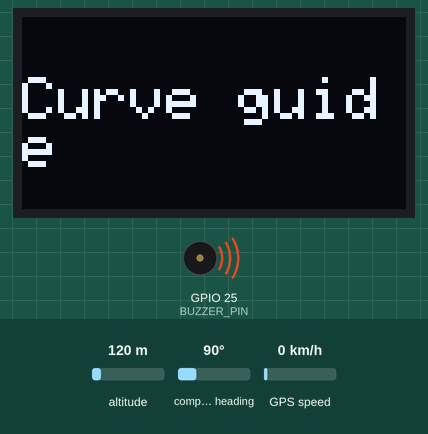
A sketch run on a simulated ESP32. On the bench: 128×64 one-colour display, buzzer (waves = sounding, pin HIGH). The inputs (shaded band) are chosen by the test bench; at power-on: altitude 120 m, compass heading 90°, GPS speed 0 km/h. The GPS gets a fix after 3 s at 37.7749, -122.4194 with 8 satellites.

Above: at 0.1 s.
At 1.3 s:
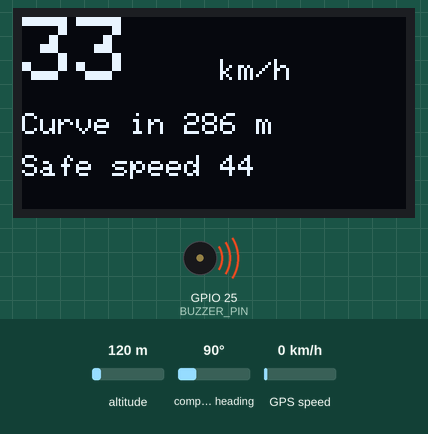
At 13.9 s:
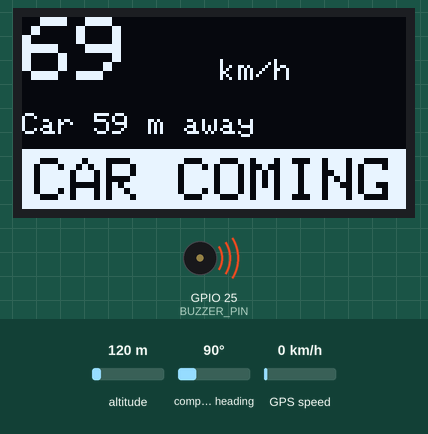
At 27.2 s:
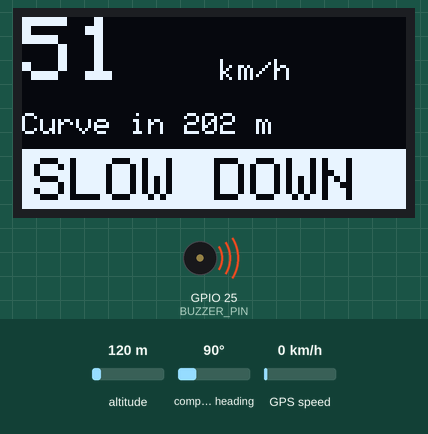
Timing chart, 0 to 40.0 s (numbered marks = the images above):
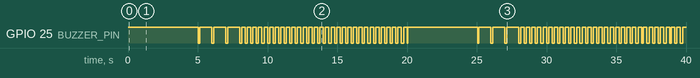

Measured:
- by itself, GPIO 25 (BUZZER_PIN): HIGH → LOW at 5.0 s, → HIGH 0.10 s later, → LOW 0.85 s later, → HIGH 0.15 s later, … (134 changes in this stretch)
- what the display in image 1 shows lasts 0.7 s, from 1.3 s to 2.0 s
- what the display in image 2 shows lasts 1.0 s, from 13.1 s to 14.1 s

The sketch:

curve_guide_radio.ino
```cpp
/*
  Curve Guide + Car Detection (ESP32, NEO-6M GPS, SSD1306 OLED, buzzer)

  WIRING (same as before)
    3V3 -> GPS VCC, OLED VCC, buzzer VCC      GND -> all GND
    GPIO 21 -> OLED SDA      GPIO 22 -> OLED SCL
    GPIO 16 -> GPS TX        GPIO 17 -> GPS RX
    GPIO 25 -> buzzer I/O

  LIBRARIES: TinyGPSPlus, Adafruit SSD1306, Adafruit GFX Library
  (WiFi and ESP-NOW come built into the ESP32 board package.)
  BOARD: "ESP32 Dev Module"

  HOW CAR DETECTION WORKS
    Every second each device broadcasts: id, position, speed, heading.
    Every device also listens. If another car is within ALERT_M metres and
    getting closer, the screen shows CAR COMING and the buzzer beeps fast.
    Both cars must run this same code.
*/
#include <Wire.h>
#include <Adafruit_GFX.h>
#include <Adafruit_SSD1306.h>
#include <TinyGPSPlus.h>
#include <WiFi.h>
#include <esp_now.h>

#define SIM_MODE 1        // 1 = fake speed, curve and car (desk test). Set 0 for the car.
#define BUZZER_PIN 25
#define BUZZER_ON  LOW    // low-level-trigger module: LOW = sound. Swap if yours is opposite.
#define BUZZER_OFF HIGH
#define GPS_RX 16
#define GPS_TX 17

const float LAT_ACCEL = 2.5;   // comfortable sideways acceleration, m/s^2
const float LOOK_M    = 350;   // curve look-ahead, metres
const float CONE_DEG  = 45;    // curve must be within this angle of your heading
const float ALERT_M   = 100;   // car alert distance, metres
const unsigned long CAR_TIMEOUT_MS = 3000;  // forget a car after this long with no message
const uint32_t MAGIC = 0xC47E0001;          // marks our messages

struct Curve { double lat, lon; float radius; };
// Replace with real curve points: latitude, longitude, estimated radius in metres.
Curve curves[] = {
  {0.0, 0.0, 80},
};
const int N = sizeof(curves) / sizeof(curves[0]);

struct __attribute__((packed)) Packet { uint32_t magic; uint32_t id; double lat; double lon; float kmh; float hdg; };
struct Other { uint32_t id; double lat, lon; float kmh, hdg; unsigned long seen; };
Other others[8];
uint32_t myId;

Adafruit_SSD1306 oled(128, 64, &Wire, -1);
TinyGPSPlus gps;
HardwareSerial gpsSerial(2);
bool over = false, carAlert = false;
unsigned long lastDraw = 0, lastSend = 0;

// ---------- radio ----------
void storePacket(const uint8_t *data, int len) {
  if (len != (int)sizeof(Packet)) return;
  Packet p;
  memcpy(&p, data, sizeof(p));
  if (p.magic != MAGIC || p.id == myId) return;
  int slot = -1;
  for (int i = 0; i < 8; i++) if (others[i].seen && others[i].id == p.id) { slot = i; break; }
  if (slot < 0) for (int i = 0; i < 8; i++)
    if (!others[i].seen || millis() - others[i].seen > CAR_TIMEOUT_MS) { slot = i; break; }
  if (slot < 0) slot = 0;
  others[slot] = {p.id, p.lat, p.lon, p.kmh, p.hdg, millis()};
}

#if ESP_ARDUINO_VERSION_MAJOR >= 3
void onRecv(const esp_now_recv_info_t *info, const uint8_t *data, int len) { storePacket(data, len); }
#else
void onRecv(const uint8_t *mac, const uint8_t *data, int len) { storePacket(data, len); }
#endif

void sendPing(double lat, double lon, float kmh, float hdg) {
  Packet p = {MAGIC, myId, lat, lon, kmh, hdg};
  uint8_t bc[6] = {0xFF, 0xFF, 0xFF, 0xFF, 0xFF, 0xFF};
  esp_now_send(bc, (uint8_t *)&p, sizeof(p));
}

// Nearest car within ALERT_M that is getting closer.
bool findCar(double lat, double lon, float kmh, double hdg, float &dist) {
  bool found = false;
  dist = ALERT_M + 1;
  float v = (kmh > 3) ? kmh / 3.6 : 0;
  double mvx = v * sin(radians(hdg)), mvy = v * cos(radians(hdg));
  for (int i = 0; i < 8; i++) {
    Other &o = others[i];
    if (!o.seen || millis() - o.seen > CAR_TIMEOUT_MS) continue;
    double d = TinyGPSPlus::distanceBetween(lat, lon, o.lat, o.lon);
    if (d > ALERT_M || d < 1) continue;
    double brg = radians(TinyGPSPlus::courseTo(lat, lon, o.lat, o.lon));
    double dx = d * sin(brg), dy = d * cos(brg);
    float ov = (o.kmh > 3) ? o.kmh / 3.6 : 0;
    double rvx = ov * sin(radians(o.hdg)) - mvx, rvy = ov * cos(radians(o.hdg)) - mvy;
    double closing = -(dx * rvx + dy * rvy) / d;   // metres per second, positive = getting closer
    if (closing > 1.0 && d < dist) { dist = d; found = true; }
  }
  return found;
}

// ---------- curves ----------
bool findCurve(double lat, double lon, double hdg, float &d, float &r) {
  bool found = false;
  d = LOOK_M;
  for (int i = 0; i < N; i++) {
    double dd = TinyGPSPlus::distanceBetween(lat, lon, curves[i].lat, curves[i].lon);
    if (dd > LOOK_M) continue;
    double brg = TinyGPSPlus::courseTo(lat, lon, curves[i].lat, curves[i].lon);
    double diff = fabs(fmod(brg - hdg + 540.0, 360.0) - 180.0);
    if (diff <= CONE_DEG && dd < d) { d = dd; r = curves[i].radius; found = true; }
  }
  return found;
}

// ---------- buzzer ----------
void handleBeep() {
  bool on = false;
  if (carAlert) on = (millis() % 400) < 150;      // fast beeps = car coming
  else if (over) on = (millis() % 1000) < 150;    // slow beeps = too fast for curve
  digitalWrite(BUZZER_PIN, on ? BUZZER_ON : BUZZER_OFF);
}

void setup() {
  pinMode(BUZZER_PIN, OUTPUT);
  digitalWrite(BUZZER_PIN, BUZZER_OFF);
  Wire.begin(21, 22);
  if (!oled.begin(SSD1306_SWITCHCAPVCC, 0x3C)) { while (true) delay(1000); }
  gpsSerial.begin(9600, SERIAL_8N1, GPS_RX, GPS_TX);
  myId = (uint32_t)ESP.getEfuseMac();

  WiFi.mode(WIFI_STA);
  if (esp_now_init() == ESP_OK) {
    esp_now_register_recv_cb(onRecv);
    esp_now_peer_info_t peer = {};
    memset(peer.peer_addr, 0xFF, 6);
    peer.channel = 0;
    peer.encrypt = false;
    esp_now_add_peer(&peer);
  }

  oled.clearDisplay();
  oled.setTextColor(WHITE);
  oled.setTextSize(2);
  oled.setCursor(0, 20);
  oled.print("Curve guide");
  oled.display();
  delay(1200);
}

void loop() {
  while (gpsSerial.available()) gps.encode(gpsSerial.read());
  handleBeep();
  if (millis() - lastDraw < 250) return;
  lastDraw = millis();

  float kmh = 0, d = 0, r = 0, carD = 0;
  bool fix = false, found = false, car = false;

#if SIM_MODE
  unsigned long t = (millis() / 1000) % 20;
  kmh = 30 + t * 3.0; d = 300 - t * 14; r = 60; fix = true; found = true;
  carD = 150 - t * 7; car = carD < ALERT_M;
#else
  fix = gps.location.isValid() && gps.location.age() < 3000;
  if (fix) {
    double lat = gps.location.lat(), lon = gps.location.lng();
    kmh = gps.speed.kmph();
    double hdg = (kmh > 3 && gps.course.isValid()) ? gps.course.deg() : 0;
    if (kmh > 3 && gps.course.isValid()) found = findCurve(lat, lon, hdg, d, r);
    car = findCar(lat, lon, kmh, hdg, carD);
    if (millis() - lastSend >= 1000) { lastSend = millis(); sendPing(lat, lon, kmh, hdg); }
  }
#endif

  float safeKmh = found ? sqrt(LAT_ACCEL * r) * 3.6 : 0;
  over = found && kmh > safeKmh;
  carAlert = car;

  oled.clearDisplay();
  oled.setTextColor(WHITE);
  if (!fix) {
    oled.setTextSize(1);
    oled.setCursor(0, 12); oled.print("Waiting for GPS...");
    oled.setCursor(0, 28); oled.print("Satellites: "); oled.print(gps.satellites.value());
  } else {
    oled.setTextSize(3);
    oled.setCursor(0, 0); oled.print((int)kmh);
    oled.setTextSize(1);
    oled.setCursor(66, 14); oled.print("km/h");
    oled.setCursor(0, 32);
    if (carAlert) { oled.print("Car "); oled.print((int)carD); oled.print(" m away"); }
    else if (found) { oled.print("Curve in "); oled.print((int)d); oled.print(" m"); }
    else oled.print("Road clear");
    if (carAlert || over) {
      oled.fillRect(0, 44, 128, 20, WHITE);
      oled.setTextColor(BLACK);
      oled.setTextSize(2);
      oled.setCursor(4, 47); oled.print(carAlert ? "CAR COMING" : "SLOW DOWN");
    } else if (found) {
      oled.setCursor(0, 46); oled.print("Safe speed "); oled.print((int)safeKmh);
    }
  }
  oled.display();
}
```
